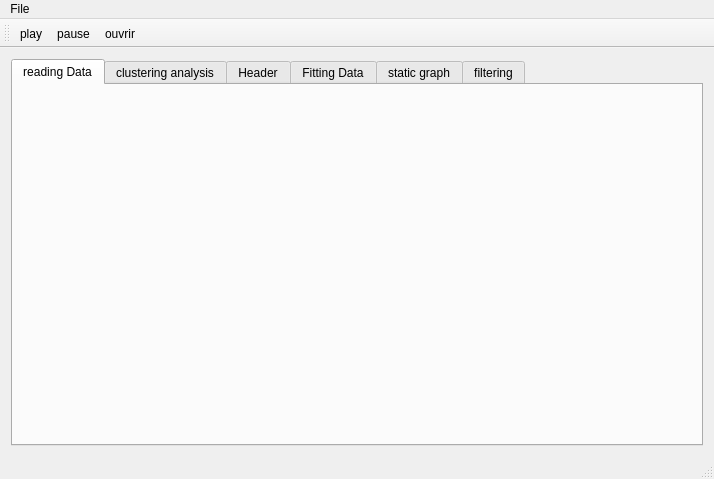
<?xml version="1.0" encoding="UTF-8"?>
<ui version="4.0">
 <class>GUI_SpikeSorting</class>
 <widget class="QMainWindow" name="GUI_SpikeSorting">
  <property name="geometry">
   <rect>
    <x>0</x>
    <y>0</y>
    <width>714</width>
    <height>479</height>
   </rect>
  </property>
  <property name="windowTitle">
   <string>GUI_SpikeSorting</string>
  </property>
  <widget class="QWidget" name="centralWidget">
   <layout class="QVBoxLayout" name="verticalLayout">
    <item>
     <widget class="QTabWidget" name="Onglets">
      <property name="currentIndex">
       <number>0</number>
      </property>
      <widget class="QWidget" name="OngletRawData">
       <attribute name="title">
        <string>reading Data</string>
       </attribute>
      </widget>
      <widget class="QWidget" name="OngletClusterAnalysis">
       <attribute name="title">
        <string>clustering analysis</string>
       </attribute>
      </widget>
      <widget class="QWidget" name="OngletHeader">
       <attribute name="title">
        <string>Header</string>
       </attribute>
       <layout class="QHBoxLayout" name="horizontalLayout">
        <item>
         <widget class="QTextEdit" name="teReadFile">
          <property name="readOnly">
           <bool>true</bool>
          </property>
         </widget>
        </item>
       </layout>
      </widget>
      <widget class="QWidget" name="OngletFittingData">
       <attribute name="title">
        <string>Fitting Data</string>
       </attribute>
      </widget>
      <widget class="QWidget" name="OngletStaticGraph">
       <attribute name="title">
        <string>static graph</string>
       </attribute>
      </widget>
      <widget class="QWidget" name="ongletFiltering">
       <attribute name="title">
        <string>filtering</string>
       </attribute>
      </widget>
     </widget>
    </item>
   </layout>
  </widget>
  <widget class="QMenuBar" name="menuBar">
   <property name="geometry">
    <rect>
     <x>0</x>
     <y>0</y>
     <width>714</width>
     <height>25</height>
    </rect>
   </property>
   <widget class="QMenu" name="menuFile">
    <property name="title">
     <string>File</string>
    </property>
   </widget>
   <addaction name="menuFile"/>
  </widget>
  <widget class="QToolBar" name="mainToolBar">
   <attribute name="toolBarArea">
    <enum>TopToolBarArea</enum>
   </attribute>
   <attribute name="toolBarBreak">
    <bool>false</bool>
   </attribute>
   <addaction name="actionPlay"/>
   <addaction name="actionPause"/>
   <addaction name="actionOuvrir"/>
  </widget>
  <widget class="QStatusBar" name="statusBar"/>
  <action name="actionPlay">
   <property name="text">
    <string>play</string>
   </property>
  </action>
  <action name="actionPause">
   <property name="text">
    <string>pause</string>
   </property>
  </action>
  <action name="actionOuvrir">
   <property name="text">
    <string>ouvrir</string>
   </property>
  </action>
 </widget>
 <layoutdefault spacing="6" margin="11"/>
 <resources/>
 <connections/>
</ui>
